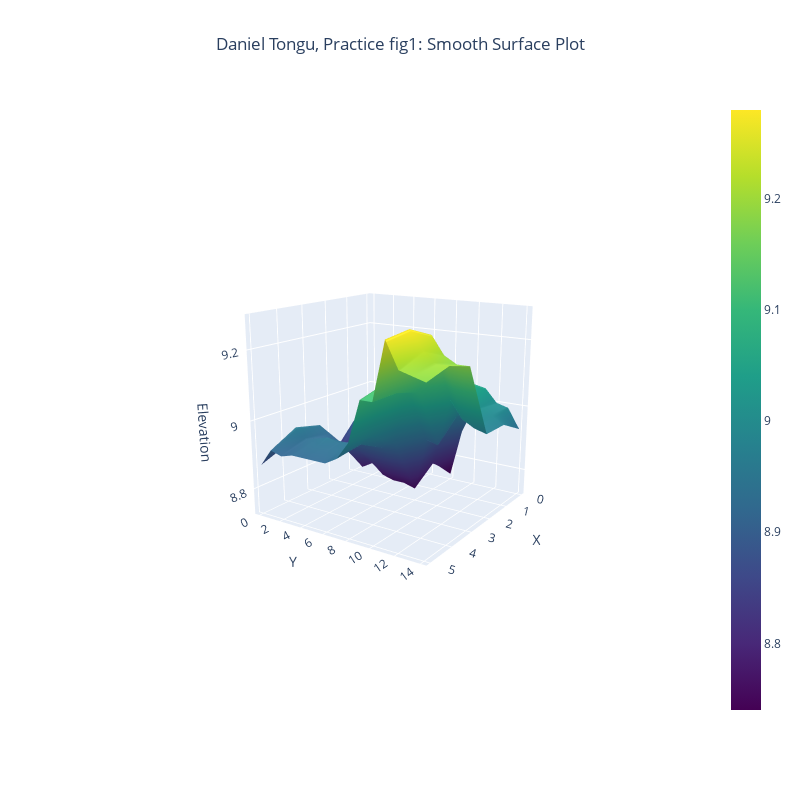

The notebook cell this image was saved under:
### Code cell
# Create a 3D smooth surface plot using Plotly
fig1 = go.Figure( data=[go.Surface(z=z1, colorscale="Viridis")] )
apply_common_layout(fig1, "fig1: Smooth Surface Plot")
fig1.show()

### Figure 1 — Plotly figure (JSON) as saved in the notebook; plotly's stock layout.template omitted (floating-point values rounded to 4 significant figures)
{"data": [{"colorscale": [[0, "#440154"], [0.1111, "#482878"], [0.2222, "#3e4989"], [0.3333, "#31688e"], [0.4444, "#26828e"], [0.5556, "#1f9e89"], [0.6667, "#35b779"], [0.7778, "#6ece58"], [0.8889, "#b5de2b"], [1, "#fde725"]], "type": "surface", "z": [[8.83, 8.89, 8.81, 8.87, 8.9, 8.87], [8.89, 8.94, 8.85, 8.94, 8.96, 8.92], [8.84, 8.9, 8.82, 8.92, 8.93, 8.91], [8.79, 8.85, 8.79, 8.9, 8.94, 8.92], [8.79, 8.88, 8.81, 8.9, 8.95, 8.92], [8.8, 8.82, 8.78, 8.91, 8.94, 8.92], [8.75, 8.78, 8.77, 8.91, 8.95, 8.92], [8.8, 8.8, 8.77, 8.91, 8.95, 8.94], [8.74, 8.81, 8.76, 8.93, 8.98, 8.99], [8.89, 8.99, 8.92, 9.1, 9.13, 9.11], [8.97, 8.97, 8.91, 9.09, 9.11, 9.11], [9.04, 9.08, 9.05, 9.25, 9.28, 9.27], [9, 9.01, 9, 9.2, 9.23, 9.2], [8.99, 8.99, 8.98, 9.18, 9.2, 9.19], [8.93, 8.97, 8.97, 9.18, 9.2, 9.18]]}], "layout": {"height": 800, "scene": {"camera": {"eye": {"x": 3, "y": 2, "z": 1}}, "xaxis": {"title": {"text": "X"}}, "yaxis": {"title": {"text": "Y"}}, "zaxis": {"title": {"text": "Elevation"}}}, "title": {"text": "Daniel Tongu, Practice fig1: Smooth Surface Plot", "x": 0.5}, "width": 800}}
